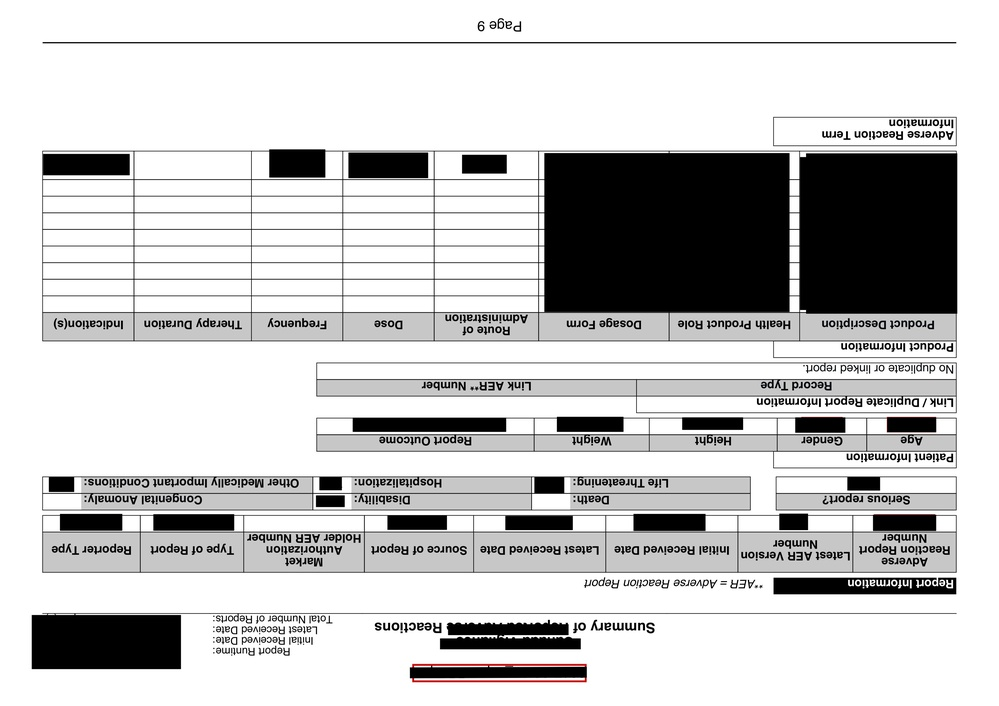
#> input picture ImageProcessingProblems/images/Rotation/rotate-1.jpg, 999 x 706 px, shrunk from 3508 x 2479 before the run
$ python Rotation.py
#> lines starting #> are read from the running program, lines starting #| are printed output that depends on the picture
import cv2
import imutils
source_path='images/Rotation/'
destination_path='images/Rotation/Rotated_images/'

img_source=['rotate-1.jpg','rotate-2.jpg','rotate-3.jpg','rotate-4-brokenlines.jpg','rotate-5-brokenlines.jpg']

rotation_matrix=[180,-90,90,180,-90]

if len(img_source)==len(rotation_matrix):
     # TAKING IMG AND ROTATING IT ACCORDINGLY ROTATION MATRIX

     # Checking if rotation matrix have equal rotation values as that of file name
    for i in range(len(img_source)):
        filename=img_source[i]
        img_path = source_path+filename

        # Reading original image
        img = cv2.imread(img_path, 1)
#> img is the input picture: shape (706, 999, 3); mean B, G, R 200.2, 200.2, 200.4
        #cv2.imshow("Original image", img)

        angle=rotation_matrix[i]

        #Rotating image with imutils
        rotated_img = imutils.rotate_bound(img, angle)
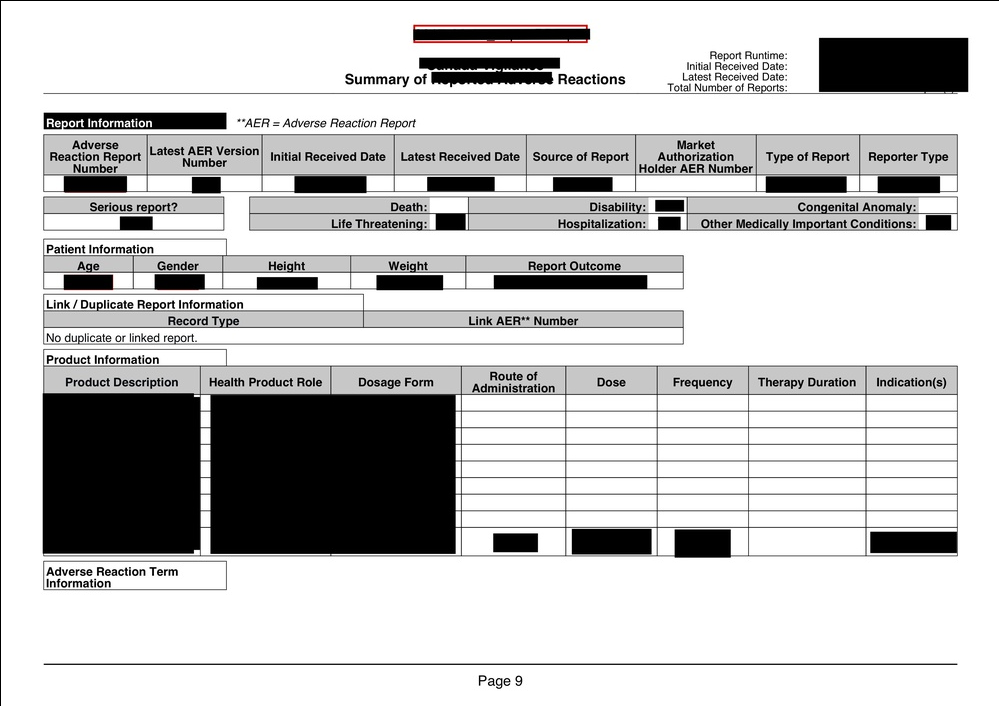
#> rotated_img: shape (706, 999, 3); mean B, G, R 199.6, 199.6, 199.8
        #cv2.imshow("Rotated image", rotated_img)

        cv2.imwrite(destination_path+filename,rotated_img)
        #cv2.waitKey(0)
        cv2.destroyAllWindows()
#> pass 2 of the loop `for i in range(len(img_source)):`:
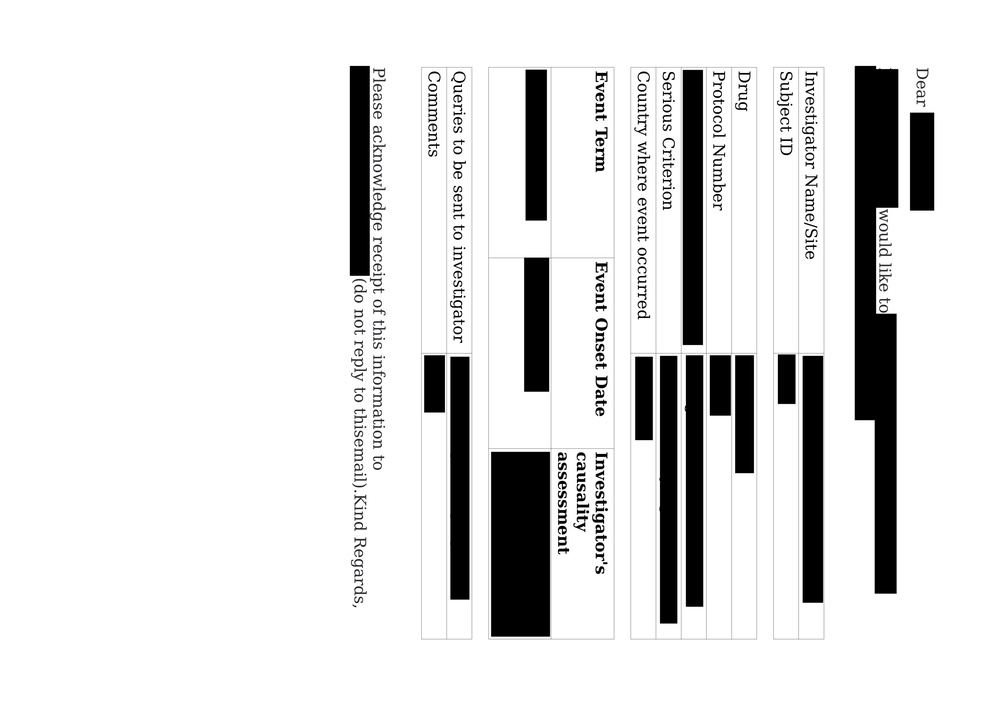
#> input picture ImageProcessingProblems/images/Rotation/rotate-2.jpg, 999 x 706 px, shrunk from 3508 x 2479 before the run
#> img is the input picture: shape (706, 999, 3); mean B, G, R 224.9, 224.9, 224.9
#> `rotated_img = imutils.rotate_bound(img, angle)`:
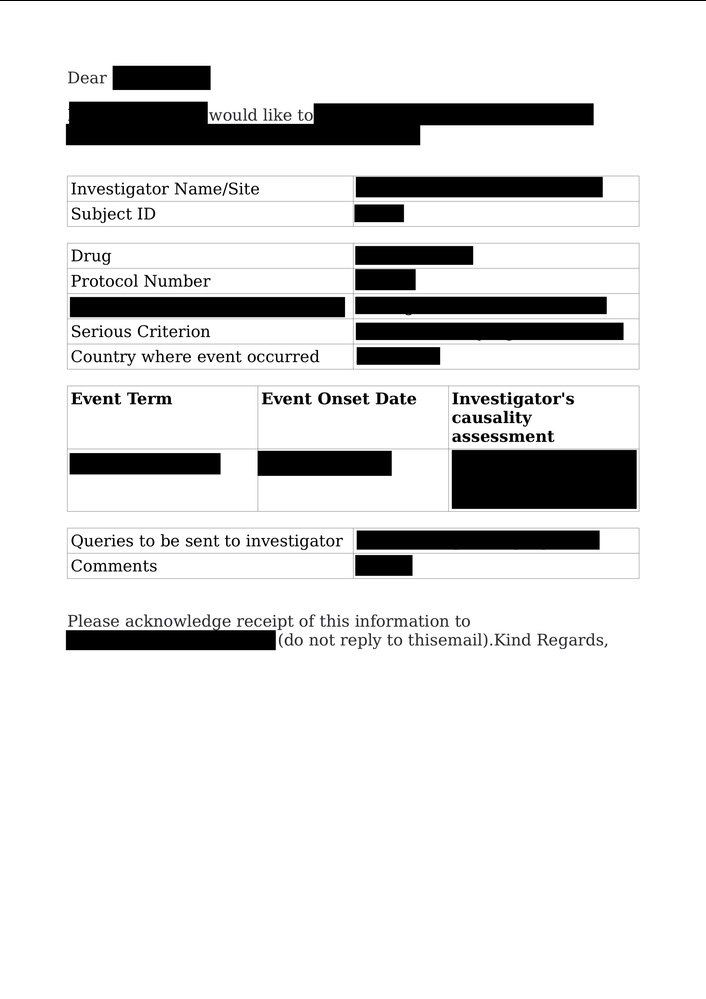
#> rotated_img: shape (999, 706, 3); mean B, G, R 224.6, 224.6, 224.6
#> pass 3 of the loop `for i in range(len(img_source)):`:
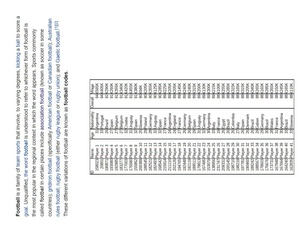
#> input picture ImageProcessingProblems/images/Rotation/rotate-3.jpg, 301 x 232 px, shrunk from 1056 x 816 before the run
#> img is the input picture: shape (232, 301, 3); mean B, G, R 239.5, 239.5, 239.2
#> `rotated_img = imutils.rotate_bound(img, angle)`:
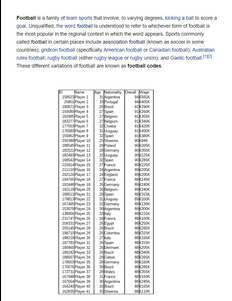
#> rotated_img: shape (301, 232, 3); mean B, G, R 238.4, 238.4, 238.1
#> the loop made 5 passes; the first 3 are shown
else:
    print("THE SIZE OF IMAGES AND ROTATION MATRIX DOES NOT MATCH")

print("Done...")
